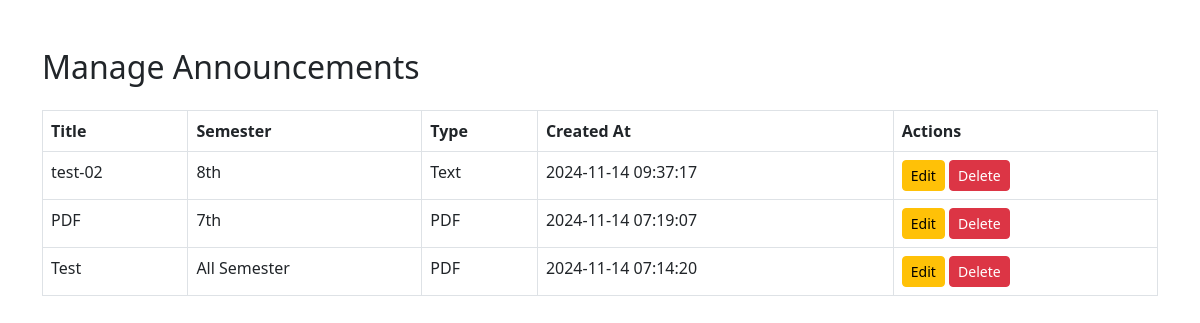
The app's page /teacher/manage_announcements.php (signed in) with its own data.
### tables this page shows
CREATE TABLE `announcements` (
  `id` int(11) NOT NULL,
  `title` varchar(255) NOT NULL,
  `content` text DEFAULT NULL,
  `file_path` varchar(255) DEFAULT NULL,
  `semester` enum('All Semester','1st','2nd','3rd','4th','5th','6th','7th','8th') NOT NULL,
  `created_at` timestamp NOT NULL DEFAULT current_timestamp()
);

### teacher/manage_announcements.php (the view, shortened to what this page needs)
<?php
include '../db/database.php';
$announcements = $conn->query("SELECT * FROM announcements ORDER BY created_at DESC");
?>
<!DOCTYPE html>
<html lang="en">
<head>
    <link rel="stylesheet" href="https://cdn.jsdelivr.net/npm/bootstrap@5.3.0/dist/css/bootstrap.min.css">
</head>
<body>
<div class="container mt-5">
    <h2>Manage Announcements</h2>
    <table class="table table-bordered mt-4">
        <thead>
            <tr>
                <th>Title</th>
                <th>Semester</th>
                <th>Type</th>
                <th>Created At</th>
                <th>Actions</th>
            </tr>
        </thead>
        <tbody>
            <?php while ($announcement = $announcements->fetch_assoc()): ?>
                <tr>
                    <td><?= htmlspecialchars($announcement['title']); ?></td>
                    <td><?= htmlspecialchars($announcement['semester']); ?></td>
                    <td><?= isset($announcement['file_path']) ? 'PDF' : 'Text'; ?></td>
                    <td><?= htmlspecialchars($announcement['created_at']); ?></td>
                    <td>
                        <a href="edit_announcement.php?id=<?= $announcement['id']; ?>" class="btn btn-warning btn-sm">Edit</a>
                        <a href="delete_announcement.php?id=<?= $announcement['id']; ?>" class="btn btn-danger btn-sm" onclick="return confirm('Are you sure you want to delete this announcement?');">Delete</a>
                    </td>
                </tr>
            <?php endwhile; ?>
        </tbody>
    </table>
</div>
</body>
</html>

### records on screen
announcements: title "test-02", semester "8th", shows "Text", created_at "2024-11-14 09:37:17"
announcements: title "PDF", semester "7th", created_at "2024-11-14 07:19:07"
announcements: title "Test", semester "All Semester", shows "PDF", created_at "2024-11-14 07:14:20"
